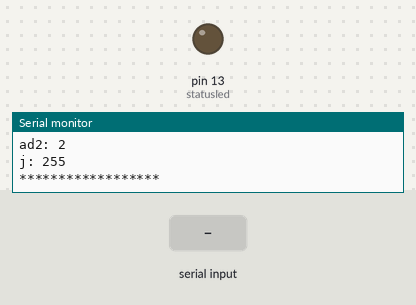
The sketch below on a simulated Arduino Uno, built with avr-gcc and run on an emulated ATmega328P. Parts: output pins drawn as LEDs (lit = HIGH), the last lines printed to the serial monitor. Inputs (shaded band) come from the test bench.

Above: at 1.2 s.
1.3 s: "ON1\n" received over the second serial link
At 1.9 s:
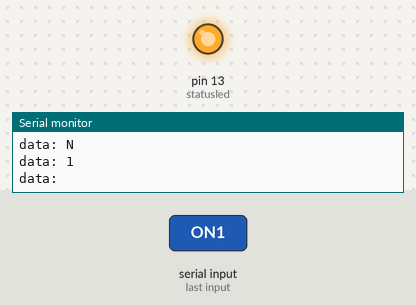
2.8 s: "OFF1\n" received over the second serial link
Timing chart, 0 to 5.8 s (numbered marks = the images above; inputs shaded):
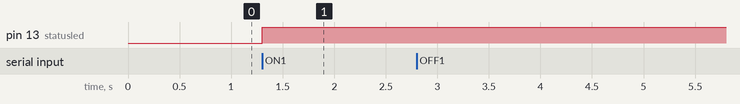

Measured:
- after the input at 1.3 s, pin 13 (statusled): LOW → HIGH at once

The sketch:

great_light.ino
```cpp
//LOW -for on relay for normaly open
//HIGH-for off relay for normaly close


#include <SoftwareSerial.h>
#include <EEPROM.h>
SoftwareSerial BTSerial(8, 9); // RX | TX

int r1=2 ;
int r2=3;
int ad1=1;
int ad2=2;
char data;
byte i;
byte j;
int statusled=13;
int address=0;

void setup()
{

  Serial.begin(9600);
  BTSerial.begin(9600);  // HC-05 default speed in AT command more
  Serial.println("Welcome to bluetooth light");

  pinMode(r1,OUTPUT);
  pinMode(r2,OUTPUT);
  pinMode(statusled,OUTPUT);

  i=EEPROM.read(ad1);
  j=EEPROM.read(ad2);

  Serial.println("*****Device 1******");
  Serial.print("ad1: ");
  Serial.println(ad1);
  Serial.print("i:");
  Serial.println(i);
  Serial.println("********Device 2*****");


  if(i==1){
    digitalWrite(r1,LOW);
//    blu_connect("Light is ON");
          }
  else if(i==2){
    digitalWrite(r1,HIGH);
//    blu_connect("Light is OFF");
          }
  Serial.print("ad2: ");
  Serial.println(ad2);
  Serial.print("j: ");
  Serial.println(j);
  Serial.println("******************");


  if(j==3){
    digitalWrite(r2,LOW);
  //  blu_connect("Light is ON");
          }
  else if(j==4){
    digitalWrite(r2,HIGH);
//    blu_connect("Light is OFF");
          }

}

void loop()
{

  // Keep reading from HC-05 and send to Arduino Serial Monitor
  while (BTSerial.available()){

    digitalWrite(statusled,HIGH);
    data=BTSerial.read();
    Serial.print("data: ");
    Serial.println(data);
           }

  if(data=='1'){
      digitalWrite(r1,LOW);
      EEPROM.write(ad1, 1);
    //   blu_connect("Light is ON1");
    //   Serial.println("ON1");

      }
  else if(data=='2'){

      digitalWrite(r1,HIGH);
      EEPROM.write(ad1, 2);
  //    blu_connect("Light is OFF1");
    //  Serial.println("OFF1");
      }

  else if(data=='3'){
      digitalWrite(r1,LOW);
      EEPROM.write(ad2, 3);
   //   blu_connect("Light is ON2");
   //   Serial.println("ON1");
      }

  else if(data=='4'){
    digitalWrite(r1,HIGH);
    EEPROM.write(ad2, 4);
  //  blu_connect("Light is OFF2");
   // Serial.println("OFF2");
    }

    }


////////////////////////////////////////////////////////////
//   void blu_connect(char* lamp_stat){
//  while(Serial.available()){
//  BTSerial.write(lamp_stat);
//  }
//   }
```
